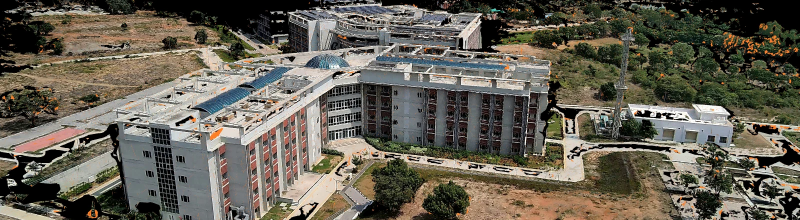
#> input picture assets/campus.webp, 1600 x 440 px (shown at 1/2 size)
$ python -i selector_corruptions.py   (imports and definitions only)   (older library calls are emulated)
#> lines starting #> are read from the running program, lines starting #| are printed output that depends on the picture
"""Deterministic image faults. Pixel geometry stays fixed; no fake camera poses."""
import hashlib
import cv2
import numpy as np

CASES = ('clean','motion_blur','defocus','dark_noise','overexposure','compression','occlusion','low_texture','frame_gap','all_bad')

def frame_seed(seed, clip, index):
    return int.from_bytes(hashlib.sha256(f'{seed}/{clip}/{index}'.encode()).digest()[:8], 'little')

def corrupt(rgb, case, severity, seed):
    if case not in CASES: raise ValueError(case)
    if not 0 <= severity <= 1: raise ValueError('Severity must be in [0, 1]')
    image=np.asarray(rgb).copy(); h,w=image.shape[:2]; mask=np.ones((h,w),bool); rng=np.random.default_rng(seed)
    if case in ('clean','frame_gap') or severity==0:return image,mask
    if case=='motion_blur':
        size=max(3,int(round((.008+.045*severity)*w))|1);kernel=np.zeros((size,size),np.float32)
        angle=rng.uniform(0,np.pi);r=(size-1)/2;dx,dy=np.cos(angle)*r,np.sin(angle)*r
        cv2.line(kernel,(round(r-dx),round(r-dy)),(round(r+dx),round(r+dy)),1.,1)
        kernel/=kernel.sum(); image=cv2.filter2D(image,-1,kernel,borderType=cv2.BORDER_REFLECT101)
    elif case=='defocus':
        radius=max(1,round((.002+.012*severity)*w));k=np.zeros((2*radius+1,2*radius+1),np.float32)
        cv2.circle(k,(radius,radius),radius,1.,-1);k/=k.sum();image=cv2.filter2D(image,-1,k,borderType=cv2.BORDER_REFLECT101)
    elif case=='dark_noise':
        image=np.clip(image.astype(np.float32)*(1-.85*severity)+rng.normal(0,2+12*severity,image.shape),0,255).astype(np.uint8)
    elif case=='overexposure':image=np.clip(image.astype(np.float32)*(1+2*severity)+40*severity,0,255).astype(np.uint8)
    elif case=='compression':
        ok,encoded=cv2.imencode('.jpg',cv2.cvtColor(image,cv2.COLOR_RGB2BGR),[cv2.IMWRITE_JPEG_QUALITY,max(5,round(60-55*severity))])
        if not ok:raise ValueError('JPEG encoding failed')
        image=cv2.cvtColor(cv2.imdecode(encoded,cv2.IMREAD_COLOR),cv2.COLOR_BGR2RGB)
    elif case=='occlusion':
        side=np.sqrt(.1+.45*severity);rh,rw=max(1,round(h*side)),max(1,round(w*side));y=int(rng.integers(h-rh+1));x=int(rng.integers(w-rw+1))
        image[y:y+rh,x:x+rw]=rng.integers(0,256,3,dtype=np.uint8);mask[y:y+rh,x:x+rw]=False
    elif case=='low_texture':
        image=np.clip((1-.95*severity)*image.astype(np.float32)+.95*severity*image.mean(axis=(0,1)),0,255).astype(np.uint8)
    elif case=='all_bad':image.fill(0);mask.fill(False)
    return image,mask

def quality_vector(rgb):
    gray=cv2.cvtColor(rgb,cv2.COLOR_RGB2GRAY);gray=cv2.resize(gray,(256,max(8,round(gray.shape[0]*256/gray.shape[1]))),interpolation=cv2.INTER_AREA)
#> after `gray = cv2.cvtColor(rgb, cv2.COLOR_RGB2GRAY)`:
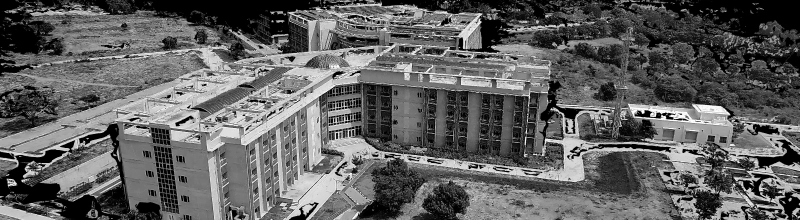
#> gray: shape (440, 1600) (shown at 1/2 size); min 0, max 255, mean 96.9
#> after `gray = cv2.resize(gray, (256, max(8, round(gray.shape[0] * 256 / gray.`:
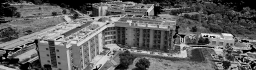
#> gray: shape (70, 256); min 0, max 247, mean 96.9
    hist=np.bincount((gray//8).ravel(),minlength=32).astype(float);hist/=hist.sum();hist=hist[hist>0]
#> after `hist = np.bincount((gray // 8).ravel(), minlength=32).astype(float)`: hist = 32 values, max 1246 at index 14, min 0 at index 31, mean 560
#> after `hist /= hist.sum()`: hist = 32 values, max 0.0695 at index 14, min 0 at index 31, mean 0.0312
#> after `hist = hist[hist > 0]`: hist = 31 values, max 0.0695 at index 14, min 0.000391 at index 29, mean 0.0323
    texture=float(gray.var());lap=float(cv2.Laplacian(gray,cv2.CV_64F).var())
#> after `texture = float(gray.var())`: texture = 3094.1
#> after `lap = float(cv2.Laplacian(gray, cv2.CV_64F).var())`: lap = 7254.5
    return np.float32([np.log1p(lap)/12,np.log1p(texture)/10,np.mean(gray<12),np.mean(gray>243),-np.sum(hist*np.log(hist))/np.log(32),np.log1p(lap/max(texture,1))/6])

def usable_rgb(rgb):
    # Exact blank camera failures are unobservable; texture/blur alone is never a hard veto.
    return bool(rgb.size and np.isfinite(rgb).all() and not (np.all(rgb==0) or np.all(rgb==255)))

def frame_fault(case, seed, clip, index, frame_count, severity):
    if case=='all_bad':return case,severity
    if case in ('clean','frame_gap'):return case,severity
    # A contiguous burst plus scattered faults leaves alternative clean frames.
    rng=np.random.default_rng(frame_seed(seed,clip,index)); burst=(frame_count//3<=index<frame_count//3+max(2,frame_count//5))
    return (case,severity) if burst or rng.random()<.35 else ('clean',0.)

>>> import cv2
>>> picture = cv2.cvtColor(cv2.imread('../../assets/campus.webp'), cv2.COLOR_BGR2RGB)
>>> result = quality_vector(picture)
#> result = [0.741, 0.804, 0.0737, 0.000112, 0.935, 0.201]
